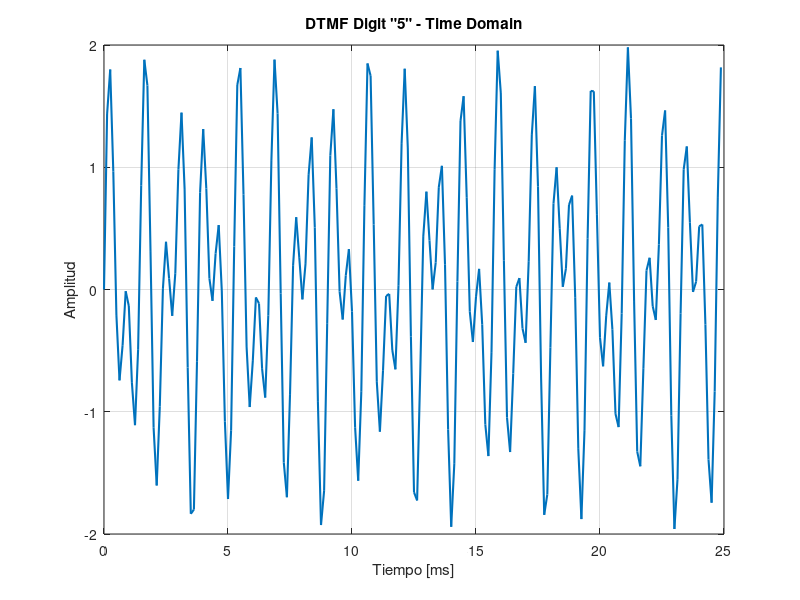

The MATLAB script that drew this image: (Note: this script raises an error after producing the figure.)
%% ============================================================
% SIMULACIÓN Y ANÁLISIS DE SEÑALES DTMF
% Automated image export + metadata for LLM/report generation
% ============================================================

clear; clc; close all;

%% ============================================================
% 0. CONFIGURACIÓN DE RESULTADOS
% ============================================================

outputDir = fullfile(pwd, 'dtmf_results');

if ~exist(outputDir, 'dir')
    mkdir(outputDir);
end

imageDir = fullfile(outputDir, 'images');

if ~exist(imageDir, 'dir')
    mkdir(imageDir);
end

%% ============================================================
% 1. PARÁMETROS GENERALES Y MAPEO DTMF
% ============================================================

Fs = 8000;
duracion_tonos = 0.25;
duracion_silencio = 0.05;

f_bajas = [697, 770, 852, 941];
f_altas = [1209, 1336, 1477, 1633];

teclado = ['1','2','3','A';
           '4','5','6','B';
           '7','8','9','C';
           '*','0','#','D'];

secuencia_marcado = '582A*';

digito_objetivo = '5';

%% ============================================================
% 2. GENERACIÓN DE SEÑALES DTMF
% ============================================================

t_tono = 0:1/Fs:(duracion_tonos - 1/Fs);
t_silencio = 0:1/Fs:(duracion_silencio - 1/Fs);

silencio = zeros(size(t_silencio));

senal_completa = [];

dtmf_objetivo = [];

for k = 1:length(secuencia_marcado)

    c = secuencia_marcado(k);

    [row, col] = find(teclado == c);

    f_L = f_bajas(row);
    f_H = f_altas(col);

    % DTMF = suma de dos tonos sinusoidales
    tono = ...
        sin(2*pi*f_L*t_tono) + ...
        sin(2*pi*f_H*t_tono);

    if c == digito_objetivo
        dtmf_objetivo = tono;
        f_baja_real = f_L;
        f_alta_real = f_H;
    end

    senal_completa = ...
        [senal_completa, tono, silencio]; %#ok<AGROW>

end

%% Save audio

sound(dtmf_objetivo, Fs);

audioSingle = fullfile( ...
    outputDir, ...
    sprintf('tono_dtmf_%s.wav', digito_objetivo));

audioComplete = fullfile( ...
    outputDir, ...
    'secuencia_dtmf_completa.wav');

audiowrite(audioSingle, dtmf_objetivo, Fs);
audiowrite(audioComplete, senal_completa, Fs);

%% ============================================================
% 3. ANÁLISIS EN EL DOMINIO DEL TIEMPO
% ============================================================

% ------------------------------------------------------------
% 3.1 DÍGITO INDIVIDUAL
% ------------------------------------------------------------

fig = figure('Visible', 'off');

numSamplesPlot = min(200, length(dtmf_objetivo));

plot( ...
    t_tono(1:numSamplesPlot)*1000, ...
    dtmf_objetivo(1:numSamplesPlot), ...
    'LineWidth', 1.5);

grid on;

xlabel('Tiempo [ms]');
ylabel('Amplitud');

title(sprintf( ...
    'DTMF Digit "%s" - Time Domain', ...
    digito_objetivo));

subtitle(sprintf( ...
    'Components: %d Hz + %d Hz | Fs = %d Hz', ...
    f_baja_real, f_alta_real, Fs));



filename = fullfile( ...
    imageDir, ...
    sprintf( ...
    '01_time_domain_digit_%s_%dHz_%dHz.png', ...
    digito_objetivo, ...
    f_baja_real, ...
    f_alta_real));

exportgraphics(fig, filename, 'Resolution', 200);

close(fig);

%% ------------------------------------------------------------
% 3.2 SECUENCIA COMPLETA
% ------------------------------------------------------------

t_total = (0:length(senal_completa)-1)/Fs;

fig = figure('Visible', 'off');

plot(t_total, senal_completa, 'LineWidth', 1);

grid on;

xlabel('Tiempo [s]');
ylabel('Amplitud');

title('Complete DTMF Dialing Sequence');

subtitle(sprintf( ...
    'Sequence: "%s" | Tone = %.0f ms | Silence = %.0f ms', ...
    secuencia_marcado, ...
    duracion_tonos*1000, ...
    duracion_silencio*1000));

secuencia_filename = secuencia_marcado;

secuencia_filename = strrep(secuencia_filename, '*', 'STAR');
secuencia_filename = strrep(secuencia_filename, '#', 'HASH');

filename = fullfile( ...
    imageDir, ...
    sprintf( ...
    '02_time_domain_complete_sequence_%s.png', ...
    secuencia_filename));

exportgraphics(fig, filename, 'Resolution', 200);

close(fig);

%% ============================================================
% 4. FFT DEL DÍGITO OBJETIVO
% ============================================================

N = length(dtmf_objetivo);

fft_digito = abs(fft(dtmf_objetivo))/N;

f = (0:N-1)*(Fs/N);

f_mitad = f(1:floor(N/2));

espectro_mitad = ...
    2 * fft_digito(1:floor(N/2));

%% Detect peaks

[picos, locs] = findpeaks( ...
    espectro_mitad, ...
    f_mitad, ...
    'MinPeakHeight', 0.5);

%% Find closest detected peaks to theoretical frequencies

[~, idxLow] = min(abs(locs - f_baja_real));
[~, idxHigh] = min(abs(locs - f_alta_real));

f_detected_low = locs(idxLow);
f_detected_high = locs(idxHigh);

error_low = ...
    abs(f_detected_low - f_baja_real) / f_baja_real * 100;

error_high = ...
    abs(f_detected_high - f_alta_real) / f_alta_real * 100;

%% ------------------------------------------------------------
% 4.1 FFT PLOT
% ------------------------------------------------------------

fig = figure('Visible', 'off');

plot( ...
    f_mitad, ...
    espectro_mitad, ...
    'LineWidth', 1.5);

hold on;

% Mark theoretical frequencies
xline( ...
    f_baja_real, ...
    '--', ...
    sprintf('Expected %d Hz', f_baja_real));

xline( ...
    f_alta_real, ...
    '--', ...
    sprintf('Expected %d Hz', f_alta_real));

% Mark detected peaks
plot( ...
    [f_detected_low f_detected_high], ...
    [picos(idxLow) picos(idxHigh)], ...
    'o', ...
    'MarkerSize', 8, ...
    'LineWidth', 2);

grid on;

xlim([0 2000]);

xlabel('Frequency [Hz]');
ylabel('Magnitude');

title(sprintf( ...
    'FFT Spectrum - DTMF Digit "%s"', ...
    digito_objetivo));

subtitle(sprintf( ...
    'Expected: %d Hz + %d Hz | Detected: %.1f Hz + %.1f Hz', ...
    f_baja_real, ...
    f_alta_real, ...
    f_detected_low, ...
    f_detected_high));

filename = fullfile( ...
    imageDir, ...
    sprintf( ...
    '03_fft_spectrum_digit_%s_%dHz_%dHz.png', ...
    digito_objetivo, ...
    f_baja_real, ...
    f_alta_real));

exportgraphics(fig, filename, 'Resolution', 200);

close(fig);

%% ============================================================
% 5. AWGN ANALYSIS
% ============================================================

snr_niveles = [30, 20, 10, 0];

for i = 1:length(snr_niveles)

    snr = snr_niveles(i);

    senal_ruido = ...
        awgn(dtmf_objetivo, snr, 'measured');

    fft_ruido = ...
        2*abs(fft(senal_ruido))/N;

    fig = figure('Visible', 'off');

    plot( ...
        f_mitad, ...
        fft_ruido(1:floor(N/2)), ...
        'LineWidth', 1.2);

    grid on;

    xlim([500 1800]);

    xlabel('Frequency [Hz]');
    ylabel('Magnitude');

    title(sprintf( ...
        'DTMF Spectrum with AWGN - SNR = %d dB', ...
        snr));

    subtitle(sprintf( ...
        'Expected tones: %d Hz and %d Hz', ...
        f_baja_real, ...
        f_alta_real));

    filename = fullfile( ...
        imageDir, ...
        sprintf( ...
        '04_awgn_spectrum_SNR_%ddB.png', ...
        snr));

    exportgraphics(fig, filename, 'Resolution', 200);

    close(fig);

end

%% ============================================================
% 6. VARIACIÓN DE DURACIÓN DEL TONO
% ============================================================

duraciones = [0.050, 0.100, 0.250, 0.500];

for k = 1:length(duraciones)

    dur = duraciones(k);

    t_var = 0:1/Fs:(dur - 1/Fs);

    tono_var = ...
        sin(2*pi*f_baja_real*t_var) + ...
        sin(2*pi*f_alta_real*t_var);

    N_v = length(tono_var);

    fft_v = ...
        2*abs(fft(tono_var))/N_v;

    f_v = ...
        (0:N_v-1)*(Fs/N_v);

    f_v_half = f_v(1:floor(N_v/2));

    fft_v_half = fft_v(1:floor(N_v/2));

    delta_f = 1/dur;

    fig = figure('Visible', 'off');

    plot( ...
        f_v_half, ...
        fft_v_half, ...
        'LineWidth', 1.2);

    grid on;

    xlim([500 1800]);

    xlabel('Frequency [Hz]');
    ylabel('Magnitude');

    title(sprintf( ...
        'Effect of Tone Duration on FFT Resolution'));

    subtitle(sprintf( ...
        'Duration = %.0f ms | Theoretical \\Deltaf = %.1f Hz', ...
        dur*1000, ...
        delta_f));

    filename = fullfile( ...
        imageDir, ...
        sprintf( ...
        '05_fft_resolution_duration_%dms.png', ...
        round(dur*1000)));

    exportgraphics(fig, filename, 'Resolution', 200);

    close(fig);

end

%% ============================================================
% 7. AUTOMATIC DTMF DECODER
% ============================================================

fprintf('\n');
fprintf('============================================\n');
fprintf('AUTOMATIC DTMF DECODING\n');
fprintf('============================================\n');

muestras_tono = length(t_tono);
muestras_silencio = length(t_silencio);

paso = ...
    muestras_tono + muestras_silencio;

num_digitos = length(secuencia_marcado);

decodingResults = struct([]);

for idx = 1:num_digitos

    inicio = ...
        (idx - 1) * paso + 1;

    fin = ...
        inicio + muestras_tono - 1;

    segmento = ...
        senal_completa(inicio:fin);

    % FFT
    N_seg = length(segmento);

    fft_seg = ...
        2*abs(fft(segmento))/N_seg;

    f_seg = ...
        (0:N_seg-1)*(Fs/N_seg);

    % DTMF search range
    idx_rango = ...
        find(f_seg >= 600 & f_seg <= 1700);

    f_sub = f_seg(idx_rango);

    fft_sub = fft_seg(idx_rango);

    % Detect peaks
    [~, locs_p] = findpeaks( ...
        fft_sub, ...
        f_sub, ...
        'MinPeakHeight', 0.4, ...
        'SortStr', 'descend');

    if length(locs_p) >= 2

        picos_det = sort(locs_p(1:2));

        f_L_det = picos_det(1);
        f_H_det = picos_det(2);

        [~, r_idx] = ...
            min(abs(f_bajas - f_L_det));

        [~, c_idx] = ...
            min(abs(f_altas - f_H_det));

        digito_estimado = ...
            teclado(r_idx, c_idx);

    else

        f_L_det = NaN;
        f_H_det = NaN;
        digito_estimado = '?';

    end

    %% Store result

    decodingResults(idx).position = idx;
    decodingResults(idx).expected_digit = ...
        secuencia_marcado(idx);
    decodingResults(idx).detected_digit = ...
        digito_estimado;
    decodingResults(idx).detected_low_frequency_hz = ...
        f_L_det;
    decodingResults(idx).detected_high_frequency_hz = ...
        f_H_det;

    decodingResults(idx).correct = ...
        digito_estimado == secuencia_marcado(idx);

    fprintf( ...
        'Digit %d: Expected="%c" | Detected=[%.1f Hz, %.1f Hz] | Estimated="%c"\n', ...
        idx, ...
        secuencia_marcado(idx), ...
        f_L_det, ...
        f_H_det, ...
        digito_estimado);

end

%% ============================================================
% 8. LINE ATTENUATION
% ============================================================

atenuaciones_dB = [0, -6, -12, -20];

for a = 1:length(atenuaciones_dB)

    db = atenuaciones_dB(a);

    factor = 10^(db/20);

    dtmf_atenuado = ...
        dtmf_objetivo * factor;

    fig = figure('Visible', 'off');

    plot( ...
        t_tono*1000, ...
        dtmf_atenuado, ...
        'LineWidth', 1);

    ylim([-2.5 2.5]);

    grid on;

    xlabel('Time [ms]');
    ylabel('Amplitude');

    title(sprintf( ...
        'DTMF Signal with Line Attenuation'));

    subtitle(sprintf( ...
        'Attenuation = %d dB | Linear factor = %.3f', ...
        db, ...
        factor));

    filename = fullfile( ...
        imageDir, ...
        sprintf( ...
        '06_line_attenuation_%ddB.png', ...
        db));

    exportgraphics(fig, filename, 'Resolution', 200);

    close(fig);

end

%% ============================================================
% 9. CREATE METADATA FOR LLM / REPORT GENERATION
% ============================================================

metadata = struct();

%% General information

metadata.experiment = struct( ...
    'name', 'DTMF Signal Simulation and Analysis', ...
    'description', ...
        'Simulation of DTMF tone generation, spectral analysis, noise effects, spectral resolution, automatic decoding, and line attenuation.', ...
    'sequence', secuencia_marcado, ...
    'target_digit', digito_objetivo);

%% Sampling parameters

metadata.sampling = struct( ...
    'sampling_frequency_hz', Fs, ...
    'sampling_period_seconds', 1/Fs, ...
    'tone_duration_seconds', duracion_tonos, ...
    'silence_duration_seconds', duracion_silencio, ...
    'nyquist_frequency_hz', Fs/2);

%% DTMF mapping

metadata.dtmf = struct( ...
    'low_group_frequencies_hz', f_bajas, ...
    'high_group_frequencies_hz', f_altas, ...
    'target_digit', digito_objetivo, ...
    'target_low_frequency_hz', f_baja_real, ...
    'target_high_frequency_hz', f_alta_real);

%% FFT results

metadata.fft_analysis = struct( ...
    'fft_length', N, ...
    'frequency_resolution_hz', Fs/N, ...
    'expected_low_frequency_hz', f_baja_real, ...
    'expected_high_frequency_hz', f_alta_real, ...
    'detected_low_frequency_hz', f_detected_low, ...
    'detected_high_frequency_hz', f_detected_high, ...
    'low_frequency_error_percent', error_low, ...
    'high_frequency_error_percent', error_high);

%% AWGN information

metadata.noise_analysis = struct( ...
    'snr_levels_db', snr_niveles, ...
    'description', ...
        'White Gaussian noise is added to the target DTMF tone to evaluate spectral robustness.');

%% Duration analysis

metadata.duration_analysis = struct( ...
    'tested_durations_seconds', duraciones, ...
    'theoretical_frequency_resolution_hz', 1./duraciones, ...
    'description', ...
        'Shorter signals provide poorer frequency resolution, while longer observation times improve separation of the DTMF frequency components.');

%% Decoder results

metadata.decoder = struct( ...
    'expected_sequence', secuencia_marcado, ...
    'results', decodingResults);

%% Attenuation

metadata.attenuation = struct( ...
    'attenuation_levels_db', atenuaciones_dB, ...
    'description', ...
        'Amplitude attenuation is applied to the target DTMF signal to simulate transmission losses.');

%% Expected observations

metadata.expected_observations = { ...
    sprintf( ...
        'The DTMF digit "%s" should contain two dominant frequency components at %d Hz and %d Hz.', ...
        digito_objetivo, ...
        f_baja_real, ...
        f_alta_real), ...

    'The time-domain signal is the sum of two sinusoidal signals.', ...

    'The FFT should show two dominant spectral peaks corresponding to the low and high DTMF groups.', ...

    'Increasing SNR should make the two DTMF spectral peaks easier to distinguish.', ...

    'Decreasing tone duration reduces FFT frequency resolution.', ...

    'Line attenuation reduces signal amplitude but should not change the theoretical DTMF frequencies.', ...

    sprintf( ...
        'The decoder should identify the sequence "%s" from the generated signal.', ...
        secuencia_marcado) ...
};

%% Image descriptions

metadata.images = { ...

    struct( ...
        'file', '01_time_domain_digit.png', ...
        'type', 'time_domain', ...
        'description', ...
            'First 200 samples of the target DTMF digit in the time domain.', ...
        'expected_features', ...
            'Superposition of two sinusoidal components.'), ...

    struct( ...
        'file', '02_time_domain_complete_sequence.png', ...
        'type', 'time_domain_sequence', ...
        'description', ...
            'Complete simulated DTMF dialing sequence including tones and silence intervals.', ...
        'expected_features', ...
            'Five DTMF tones separated by silence intervals.'), ...

    struct( ...
        'file', '03_fft_spectrum_digit.png', ...
        'type', 'frequency_domain', ...
        'description', ...
            'FFT spectrum of the target DTMF digit with expected and detected frequencies marked.', ...
        'expected_features', ...
            'Two dominant peaks near the theoretical low and high DTMF frequencies.'), ...

    struct( ...
        'file', '04_awgn_spectrum_SNR.png', ...
        'type', 'noise_analysis', ...
        'description', ...
            'Frequency spectrum of the DTMF signal after addition of white Gaussian noise.', ...
        'expected_features', ...
            'Noise floor increases as SNR decreases.'), ...

    struct( ...
        'file', '05_fft_resolution_duration.png', ...
        'type', 'frequency_resolution', ...
        'description', ...
            'FFT spectrum for different DTMF tone durations.', ...
        'expected_features', ...
            'Longer signals produce narrower spectral peaks.'), ...

    struct( ...
        'file', '06_line_attenuation.png', ...
        'type', 'attenuation_analysis', ...
        'description', ...
            'Time-domain DTMF signal after different transmission attenuation levels.', ...
        'expected_features', ...
            'Signal amplitude decreases as attenuation becomes more negative.') ...
};

%% ============================================================
% 10. SAVE JSON METADATA
% ============================================================

jsonFile = fullfile( ...
    outputDir, ...
    'simulation_metadata.json');

jsonText = jsonencode( ...
    metadata, ...
    'PrettyPrint', true);

fid = fopen(jsonFile, 'w');

if fid == -1
    error('Could not create metadata file.');
end

fprintf(fid, '%s', jsonText);

fclose(fid);

%% ============================================================
% 11. FINAL SUMMARY
% ============================================================

fprintf('\n');
fprintf('============================================\n');
fprintf('SIMULATION COMPLETED\n');
fprintf('============================================\n');

fprintf('Results directory:\n%s\n\n', outputDir);

fprintf('Target digit: %s\n', digito_objetivo);
fprintf('Expected frequencies: %.0f Hz + %.0f Hz\n', ...
    f_baja_real, f_alta_real);

fprintf('Detected frequencies: %.1f Hz + %.1f Hz\n', ...
    f_detected_low, f_detected_high);

fprintf('Frequency errors: %.3f%% / %.3f%%\n', ...
    error_low, error_high);

fprintf('\nGenerated images:\n');
fprintf('  %s\n', imageDir);

fprintf('\nMetadata:\n');
fprintf('  %s\n', jsonFile);

fprintf('\nAudio files:\n');
fprintf('  %s\n', audioSingle);
fprintf('  %s\n', audioComplete);
